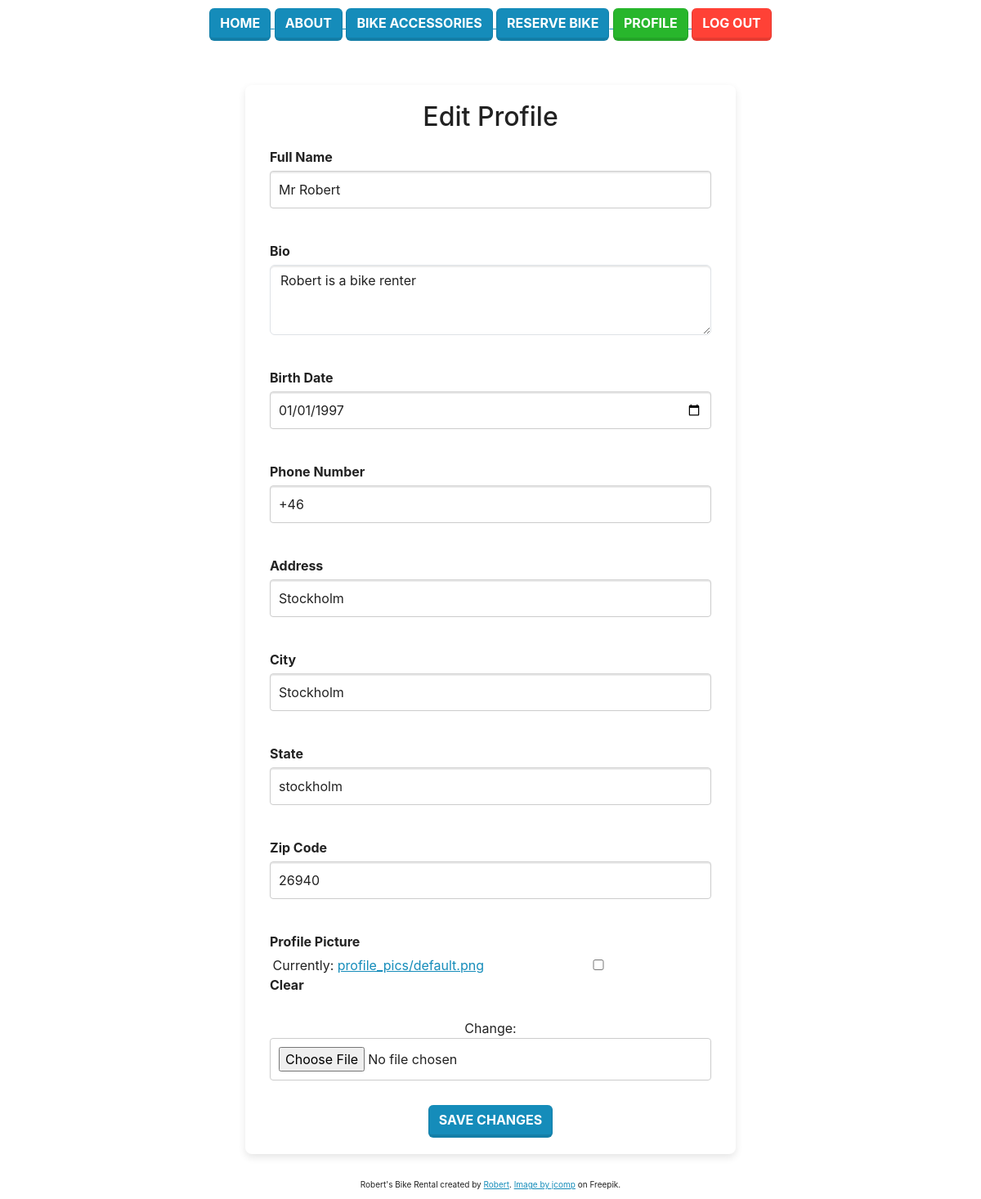
Page /bike/edit-profile/ (signed in) on the committed database.
### bike/models.py (models this page shows, shortened)
class Profile(models.Model):
    user = models.OneToOneField(User, on_delete=models.CASCADE)
    full_name = models.CharField(max_length=240, blank=True)
    bio = models.TextField(blank=True)
    birth_date = models.DateField(null=True, blank=True)
    phone_number = models.CharField(max_length=20, blank=True, null=True)
    address = models.CharField(max_length=255, blank=True, null=True)
    city = models.CharField(max_length=100, blank=True, null=True)
    state = models.CharField(max_length=100, blank=True, null=True)
    zip_code = models.CharField(max_length=10, blank=True, null=True)
    profile_picture = models.ImageField(upload_to='profile_pics/', default=default_profile_picture, blank=True, null=True)

### bike/views.py (the view)
# urls.py: path('edit-profile/', views.edit_profile, name='edit_profile'),
@login_required
def edit_profile(request):
    if request.method == 'POST':
        form = ProfileForm(request.POST, request.FILES, instance=request.user.profile)
        if form.is_valid():
            form.save()
            return redirect('profile')
    else:
        form = ProfileForm(instance=request.user.profile)
    context = {
        'form': form
    }
    return render(request, 'edit_profile.html', context)

### templates/edit_profile.html (shortened to what this page needs)
{% load static %}
<!DOCTYPE html>
<html lang="en">
<head>
    <link rel="stylesheet" href="{% static 'css/custom.css' %}">
</head>
<body>
    {% include 'navbar.html' %}
    <br>
    <div class="profile-form container">
        <h2>Edit Profile</h2>
        <form method="POST" enctype="multipart/form-data">
            {% for field in form %}
            <div class="form-group">
                <label for="{{ field.id_for_label }}">{{ field.label }}</label>
                {{ field }}
            </div>
            {% endfor %}
            <button type="submit" class="btn btn-primary">Save Changes</button>
        </form>
    </div>
    <div class="footer">
        Robert's Bike Rental created by <a href="https://github.com/gomsur">Robert</a>. <a
            href="https://www.freepik.com/free-photo/cyclist-sunny-day-bike-adventure-travel-photo_3972810.htm#query=bike&position=0&from_view=search&track=sph">Image
            by jcomp</a> on Freepik.
    </div>
</body>
</html>

### templates/edit_profile.html (style rules this page uses)
.profile-form { max-width: 600px; margin: 20px auto; padding: 20px; border-radius: 8px; box-shadow: 0 4px 10px rgba(0, 0, 0, 0.1); background-color: #ffffff; }
.form-group { margin-bottom: 20px; }
label { display: block; font-weight: bold; margin-bottom: 5px; text-align: left; }
input[type="text"], input[type="date"], textarea, input[type="file"] { width: 100%; padding: 10px; font-size: 16px; border: 1px solid #ccc; border-radius: 4px; box-sizing: border-box; text-align: left!important; }
textarea { resize: vertical; }
button { padding: 10px 20px; font-size: 16px; background-color: #007bff; color: white; border: none; border-radius: 4px; cursor: pointer; }

### rows in the picture
Profile: form "Mr Robert" "Robert is a bike renter" "01/01/1997" "+46" "Stockholm" "Stockholm" "stockholm" "26940"

### other values in the picture
{{ field.label }} "Full Name" "Bio" "Birth Date" "Phone Number" "Address" "City" "State" "Zip Code" "Profile Picture"
